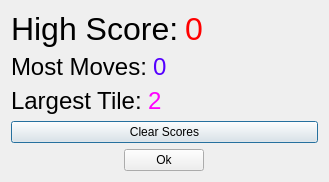
<?xml version="1.0" encoding="UTF-8"?>
<ui version="4.0">
 <class>HighScoreDialog</class>
 <widget class="QDialog" name="HighScoreDialog">
  <property name="geometry">
   <rect>
    <x>0</x>
    <y>0</y>
    <width>329</width>
    <height>178</height>
   </rect>
  </property>
  <property name="windowTitle">
   <string>High Score</string>
  </property>
  <layout class="QVBoxLayout" name="verticalLayout">
   <item>
    <layout class="QFormLayout" name="formLayout">
     <item row="0" column="0">
      <widget class="QLabel" name="label">
       <property name="font">
        <font>
         <pointsize>24</pointsize>
        </font>
       </property>
       <property name="text">
        <string>High Score:</string>
       </property>
      </widget>
     </item>
     <item row="0" column="1">
      <widget class="QLabel" name="highScoreLabel">
       <property name="palette">
        <palette>
         <active>
          <colorrole role="WindowText">
           <brush brushstyle="SolidPattern">
            <color alpha="255">
             <red>255</red>
             <green>0</green>
             <blue>0</blue>
            </color>
           </brush>
          </colorrole>
         </active>
         <inactive>
          <colorrole role="WindowText">
           <brush brushstyle="SolidPattern">
            <color alpha="255">
             <red>255</red>
             <green>0</green>
             <blue>0</blue>
            </color>
           </brush>
          </colorrole>
         </inactive>
         <disabled>
          <colorrole role="WindowText">
           <brush brushstyle="SolidPattern">
            <color alpha="255">
             <red>120</red>
             <green>120</green>
             <blue>120</blue>
            </color>
           </brush>
          </colorrole>
         </disabled>
        </palette>
       </property>
       <property name="font">
        <font>
         <pointsize>24</pointsize>
        </font>
       </property>
       <property name="text">
        <string>0</string>
       </property>
      </widget>
     </item>
    </layout>
   </item>
   <item>
    <layout class="QFormLayout" name="formLayout_2">
     <item row="0" column="0">
      <widget class="QLabel" name="label_3">
       <property name="font">
        <font>
         <pointsize>18</pointsize>
        </font>
       </property>
       <property name="text">
        <string>&lt;html&gt;&lt;head/&gt;&lt;body&gt;&lt;p&gt;Most Moves:&lt;/p&gt;&lt;/body&gt;&lt;/html&gt;</string>
       </property>
      </widget>
     </item>
     <item row="0" column="1">
      <widget class="QLabel" name="mostMovesLabel">
       <property name="palette">
        <palette>
         <active>
          <colorrole role="WindowText">
           <brush brushstyle="SolidPattern">
            <color alpha="255">
             <red>85</red>
             <green>0</green>
             <blue>255</blue>
            </color>
           </brush>
          </colorrole>
         </active>
         <inactive>
          <colorrole role="WindowText">
           <brush brushstyle="SolidPattern">
            <color alpha="255">
             <red>85</red>
             <green>0</green>
             <blue>255</blue>
            </color>
           </brush>
          </colorrole>
         </inactive>
         <disabled>
          <colorrole role="WindowText">
           <brush brushstyle="SolidPattern">
            <color alpha="255">
             <red>120</red>
             <green>120</green>
             <blue>120</blue>
            </color>
           </brush>
          </colorrole>
         </disabled>
        </palette>
       </property>
       <property name="font">
        <font>
         <pointsize>18</pointsize>
        </font>
       </property>
       <property name="text">
        <string>0</string>
       </property>
      </widget>
     </item>
    </layout>
   </item>
   <item>
    <layout class="QFormLayout" name="formLayout_3">
     <item row="0" column="1">
      <widget class="QLabel" name="largestTileLabel">
       <property name="palette">
        <palette>
         <active>
          <colorrole role="WindowText">
           <brush brushstyle="SolidPattern">
            <color alpha="255">
             <red>255</red>
             <green>0</green>
             <blue>255</blue>
            </color>
           </brush>
          </colorrole>
         </active>
         <inactive>
          <colorrole role="WindowText">
           <brush brushstyle="SolidPattern">
            <color alpha="255">
             <red>255</red>
             <green>0</green>
             <blue>255</blue>
            </color>
           </brush>
          </colorrole>
         </inactive>
         <disabled>
          <colorrole role="WindowText">
           <brush brushstyle="SolidPattern">
            <color alpha="255">
             <red>120</red>
             <green>120</green>
             <blue>120</blue>
            </color>
           </brush>
          </colorrole>
         </disabled>
        </palette>
       </property>
       <property name="font">
        <font>
         <pointsize>18</pointsize>
        </font>
       </property>
       <property name="text">
        <string>2</string>
       </property>
      </widget>
     </item>
     <item row="0" column="0">
      <widget class="QLabel" name="label_5">
       <property name="font">
        <font>
         <pointsize>18</pointsize>
        </font>
       </property>
       <property name="text">
        <string>&lt;html&gt;&lt;head/&gt;&lt;body&gt;&lt;p&gt;Largest Tile:&lt;/p&gt;&lt;/body&gt;&lt;/html&gt;</string>
       </property>
      </widget>
     </item>
    </layout>
   </item>
   <item>
    <widget class="QPushButton" name="clearScoresPushButton">
     <property name="text">
      <string>Clear Scores</string>
     </property>
    </widget>
   </item>
   <item alignment="Qt::AlignHCenter">
    <widget class="QPushButton" name="pushButton">
     <property name="text">
      <string>Ok</string>
     </property>
    </widget>
   </item>
  </layout>
 </widget>
 <resources/>
 <connections/>
</ui>
